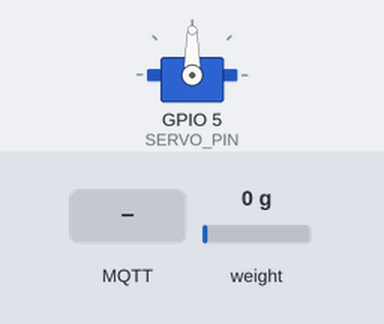
The sketch below on a simulated ESP32. Shown: servo. Inputs (shaded band) come from the test bench; at power-on: weight on the scale 0 g. WiFi joins after 1.5 s; servers stay silent unless stated; EEPROM starts erased; no MQTT or app messages arrive unless stated; what the sketch prints to the serial monitor is not drawn.

Above: at 3.7 s.
3.8 s: MQTT message "FEED_NOW" arrives on the first subscribed topic
At 4.6 s:
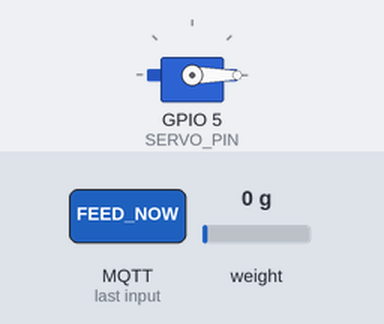
6.3 s: MQTT message "1" arrives on the first subscribed topic
12.5 s: MQTT message "on" arrives on the first subscribed topic
Timing chart, 0 to 15.5 s (numbered marks = the images above; inputs shaded):
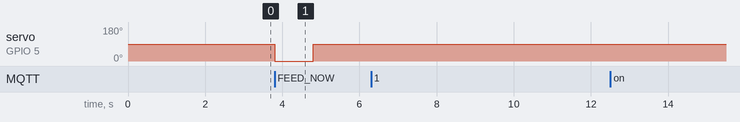

Measured:
- after the input at 3.8 s, servo on GPIO 5 (SERVO_PIN): 90° → 0° at once, → 90° 1.0 s later
- after the input at 6.3 s, every drawn part: stays the same
- after the input at 12.5 s, every drawn part: stays the same

The sketch:

esp32_30pin.ino
```cpp
#include <WiFi.h>
#include <PubSubClient.h>
#include "HX711.h"
#include <Preferences.h>
#include <ESP32Servo.h> // THU VIEN MOI CHO SERVO

// WiFi
const char *ssid = "kk";
const char *password = "12345678";

// MQTT Broker
const char *mqtt_broker = "broker.emqx.io";
const char *weight_topic = "MQTT_ESP32/WEIGHT";
const char *feed_topic = "MQTT_ESP32/FEED"; // TOPIC MOI CHO LENH CHO AN

const char *mqtt_username = "ngocongngoc";
const char *mqtt_password = "Ngocongngoc123";
const int mqtt_port = 1883;

// CAC CHAN CUA CAM BIEN LUC HX711
#define LOADCELL_DOUT_PIN 32
#define LOADCELL_SCK_PIN 33

// CHAN CUA SERVO (VD: Chan 27)
#define SERVO_PIN 5
#define SERVO_OPEN_ANGLE 0   // Goc mo cua (VD: 90 do)
#define SERVO_CLOSE_ANGLE 90   // Goc dong (VD: 0 do)

// HE SO HIEU CHUAN MAC DINH
#define KNOWN_CALIBRATION_FACTOR 46922.12

HX711 LOADCELL_HX711;
Preferences preferences;
Servo foodServo; // Doi tuong Servo
float weight_In_g = 0.00; // Bien luu tru trong luong

WiFiClient espClient;
PubSubClient client(espClient);
unsigned long lastMsg = 0;
unsigned long feedStartTime = 0;
const long feedDuration = 1000; // Thoi gian Servo mo (1 giay)
bool isFeeding = false;

// Ham mo Servo de cho an
void openFeeder() {
  foodServo.write(SERVO_OPEN_ANGLE);
  isFeeding = true;
  feedStartTime = millis();
  Serial.println("Feeder OPENED");
}

// Ham dong Servo sau khi cho an
void closeFeeder() {
  foodServo.write(SERVO_CLOSE_ANGLE);
  isFeeding = false;
  Serial.println("Feeder CLOSED");
}

void callback(char *topic, byte *payload, unsigned int length) {
  String message;
  for (int i = 0; i < length; i++) {
    message += (char)payload[i];
  }
  message.trim();
  Serial.printf("Message arrived [%s]: %s\n", topic, message.c_str());

  // Dieu khien CHO AN
  if (String(topic) == feed_topic) {
    if (message.equalsIgnoreCase("FEED_NOW")) {
      if (!isFeeding) {
        openFeeder();
        client.publish(feed_topic, "FEEDING"); // Gui trang thai dang cho an
        Serial.println("Starting automatic feeding.");
      } else {
        Serial.println("Feeder is already active.");
      }
    }
  }
}

void reconnect() {
  while (!client.connected()) {
    String client_id = "esp32-client-";
    client_id += String(WiFi.macAddress());
    Serial.printf("Attempting MQTT connection as %s...\n", client_id.c_str());
    if (client.connect(client_id.c_str(), mqtt_username, mqtt_password)) {
      Serial.println("Connected to MQTT broker");
      // Dang ky topic moi cho lenh cho an
      client.subscribe(feed_topic);
    } else {
      Serial.print("Failed, rc=");
      Serial.print(client.state());
      Serial.println(" Retrying in 2 seconds...");
      delay(2000);
    }
  }
}

void setup() {
  Serial.begin(115200);

  // KHOI TAO SERVO
  foodServo.attach(SERVO_PIN);
  closeFeeder(); // Dam bao Servo o vi tri dong ban dau

  // KHOI TAO CAM BIEN LUC HX711 VA TAI HE SO HIEU CHUAN
  Serial.println("Scale Initializing...");
  LOADCELL_HX711.begin(LOADCELL_DOUT_PIN, LOADCELL_SCK_PIN);
  preferences.begin("CF", false);
  float loaded_factor = preferences.getFloat("CFVal", KNOWN_CALIBRATION_FACTOR);

  LOADCELL_HX711.set_scale(loaded_factor);
  LOADCELL_HX711.tare(); // Thiet lap diem 0 (zero)

  Serial.printf("Scale ready. Factor: %.2f\n", loaded_factor);
  Serial.println("-------------------------");

  // Ket noi WiFi
  Serial.println("Connecting to WiFi...");
  WiFi.begin(ssid, password);
  while (WiFi.status() != WL_CONNECTED) {
    delay(500);
    Serial.print(".");
  }
  Serial.println("\nConnected to the WiFi network");

  // Cai dat MQTT
  client.setServer(mqtt_broker, mqtt_port);
  client.setCallback(callback);

  reconnect();
}

void loop() {
  if (!client.connected()) {
    reconnect();
  }
  client.loop();

  // Logic tu dong dong Servo sau mot thoi gian
  if (isFeeding && (millis() - feedStartTime >= feedDuration)) {
    closeFeeder();
    client.publish(feed_topic, "FEED_DONE"); // Gui trang thai cho an hoan tat
  }

  unsigned long now = millis();
  if (now - lastMsg > 10000) { // Cap nhat du lieu sau moi 10 giay
    lastMsg = now;

    // DOC CAM BIEN LUC VA GUI LEN MQTT
    if (LOADCELL_HX711.is_ready()) {
      float raw_weight_g = LOADCELL_HX711.get_units(10);

      // KIEM TRA VA SUA SO LIEU AM
      if (raw_weight_g < 0) {
        weight_In_g = 0.00; // Dat ve 0 neu la so am
      } else {
        weight_In_g = raw_weight_g;
      }

      // Gui gia tri len MQTT
      client.publish(weight_topic, String(weight_In_g, 2).c_str());

      // CAP NHAT SERIAL cho can
      Serial.printf("Published Weight: %.2f g\n", weight_In_g);
    } else {
      Serial.println("HX711 not found or not ready.");
    }
  }
}
```
